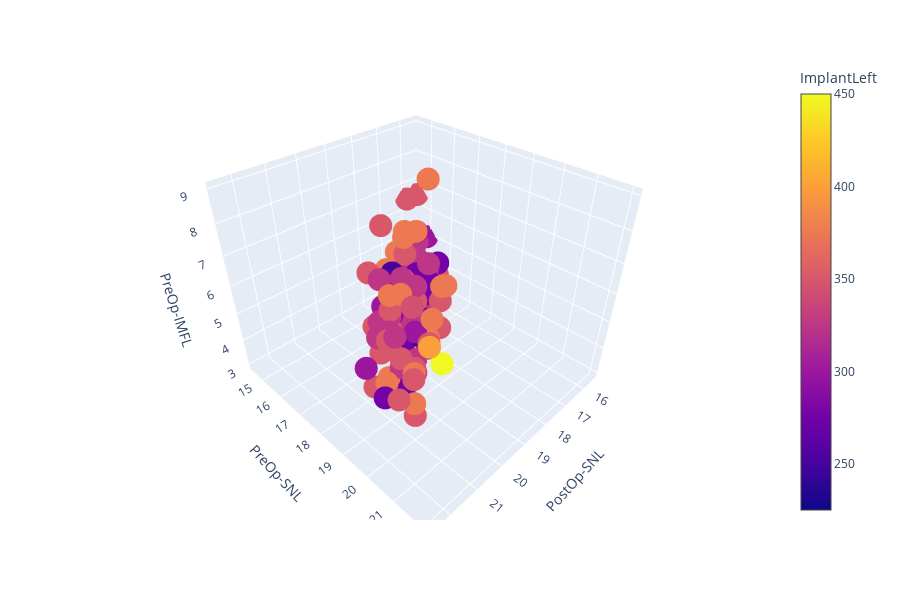

Notebook cell for this chart:
### Code cell
fig = px.scatter_3d(df, x='PostOp-SNL', y='PreOp-SNL', z='PreOp-IMFL', color='ImplantLeft')
fig.show()

### Figure 1 — Plotly figure (JSON) as saved in the notebook; plotly's stock layout.template omitted (floating-point values rounded to 4 significant figures; data arrays with more than 128 entries replaced by an {"elided": "..."} marker saying what was removed)
{"data": [{"hoverlabel": {"namelength": 0}, "hovertemplate": "PostOp-SNL=%{x}<br>PreOp-SNL=%{y}<br>PreOp-IMFL=%{z}<br>ImplantLeft=%{marker.color}", "legendgroup": "", "marker": {"color": {"elided": "144 int values"}, "coloraxis": "coloraxis", "symbol": "circle"}, "mode": "markers", "name": "", "scene": "scene", "showlegend": false, "type": "scatter3d", "x": {"elided": "144 float values"}, "y": {"elided": "144 float values"}, "z": {"elided": "144 float values"}}], "layout": {"coloraxis": {"colorbar": {"title": {"text": "ImplantLeft"}}, "colorscale": [[0, "#0d0887"], [0.1111, "#46039f"], [0.2222, "#7201a8"], [0.3333, "#9c179e"], [0.4444, "#bd3786"], [0.5556, "#d8576b"], [0.6667, "#ed7953"], [0.7778, "#fb9f3a"], [0.8889, "#fdca26"], [1, "#f0f921"]]}, "height": 600, "legend": {"tracegroupgap": 0}, "margin": {"t": 60}, "scene": {"domain": {"x": [0, 0.98], "y": [0, 1]}, "xaxis": {"title": {"text": "PostOp-SNL"}}, "yaxis": {"title": {"text": "PreOp-SNL"}}, "zaxis": {"title": {"text": "PreOp-IMFL"}}}}}
